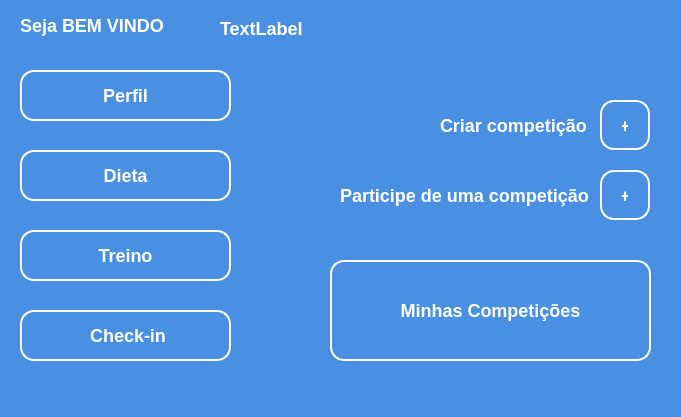
<?xml version="1.0" encoding="UTF-8"?>
<ui version="4.0">
 <class>janela_menu_inicial</class>
 <widget class="QMainWindow" name="janela_menu_inicial">
  <property name="geometry">
   <rect>
    <x>0</x>
    <y>0</y>
    <width>681</width>
    <height>417</height>
   </rect>
  </property>
  <property name="windowTitle">
   <string>MainWindow</string>
  </property>
  <property name="styleSheet">
   <string notr="true">*{
	background: #4A90E2;
}

QLabel{
	font-family: &quot;Segoe UI&quot;;
	font-weight: bold;
	font-size: 18px;
    color: #fff;
}

QPushButton{
    background: #4A90E2;
    border: 2px solid #fff;
    border-radius: 14px;
    padding: 10px 20px;

	font-family: &quot;Segoe UI&quot;;
	font-weight: bold;
	font-size: 18px;
    color: #fff;
}

QPushButton:hover{
    background: #53A3FF;
    border: 2px solid #fff;
    border-radius: 12px;
    padding: 10px 20px;
}

</string>
  </property>
  <widget class="QWidget" name="centralwidget">
   <widget class="QLabel" name="label">
    <property name="geometry">
     <rect>
      <x>20</x>
      <y>10</y>
      <width>151</width>
      <height>31</height>
     </rect>
    </property>
    <property name="text">
     <string>Seja BEM VINDO</string>
    </property>
   </widget>
   <widget class="QPushButton" name="pushButton">
    <property name="geometry">
     <rect>
      <x>600</x>
      <y>100</y>
      <width>50</width>
      <height>50</height>
     </rect>
    </property>
    <property name="cursor">
     <cursorShape>PointingHandCursor</cursorShape>
    </property>
    <property name="text">
     <string>+</string>
    </property>
   </widget>
   <widget class="QPushButton" name="pushButton_2">
    <property name="geometry">
     <rect>
      <x>600</x>
      <y>170</y>
      <width>50</width>
      <height>50</height>
     </rect>
    </property>
    <property name="cursor">
     <cursorShape>PointingHandCursor</cursorShape>
    </property>
    <property name="text">
     <string>+</string>
    </property>
   </widget>
   <widget class="QPushButton" name="pushButton_4">
    <property name="geometry">
     <rect>
      <x>20</x>
      <y>150</y>
      <width>211</width>
      <height>51</height>
     </rect>
    </property>
    <property name="cursor">
     <cursorShape>PointingHandCursor</cursorShape>
    </property>
    <property name="text">
     <string>Dieta</string>
    </property>
   </widget>
   <widget class="QPushButton" name="pushButton_5">
    <property name="geometry">
     <rect>
      <x>20</x>
      <y>230</y>
      <width>211</width>
      <height>51</height>
     </rect>
    </property>
    <property name="cursor">
     <cursorShape>PointingHandCursor</cursorShape>
    </property>
    <property name="text">
     <string>Treino</string>
    </property>
   </widget>
   <widget class="QLabel" name="label_2">
    <property name="geometry">
     <rect>
      <x>440</x>
      <y>100</y>
      <width>151</width>
      <height>51</height>
     </rect>
    </property>
    <property name="text">
     <string>Criar competição</string>
    </property>
   </widget>
   <widget class="QLabel" name="label_4">
    <property name="geometry">
     <rect>
      <x>340</x>
      <y>170</y>
      <width>251</width>
      <height>51</height>
     </rect>
    </property>
    <property name="text">
     <string>Participe de uma competição</string>
    </property>
   </widget>
   <widget class="QLabel" name="label_5">
    <property name="geometry">
     <rect>
      <x>580</x>
      <y>10</y>
      <width>71</width>
      <height>71</height>
     </rect>
    </property>
    <property name="text">
     <string/>
    </property>
    <property name="pixmap">
     <pixmap resource="recursos.qrc">:/img/Imagens/imagem_muscleband.png</pixmap>
    </property>
    <property name="scaledContents">
     <bool>true</bool>
    </property>
   </widget>
   <widget class="QLabel" name="label_6">
    <property name="geometry">
     <rect>
      <x>220</x>
      <y>20</y>
      <width>131</width>
      <height>16</height>
     </rect>
    </property>
    <property name="text">
     <string>TextLabel</string>
    </property>
   </widget>
   <widget class="QPushButton" name="pushButton_6">
    <property name="geometry">
     <rect>
      <x>20</x>
      <y>70</y>
      <width>211</width>
      <height>51</height>
     </rect>
    </property>
    <property name="cursor">
     <cursorShape>PointingHandCursor</cursorShape>
    </property>
    <property name="text">
     <string>Perfil</string>
    </property>
   </widget>
   <widget class="QPushButton" name="pushButton_7">
    <property name="geometry">
     <rect>
      <x>330</x>
      <y>260</y>
      <width>321</width>
      <height>101</height>
     </rect>
    </property>
    <property name="cursor">
     <cursorShape>PointingHandCursor</cursorShape>
    </property>
    <property name="text">
     <string>Minhas Competições</string>
    </property>
   </widget>
   <widget class="QPushButton" name="pushButton_8">
    <property name="geometry">
     <rect>
      <x>20</x>
      <y>310</y>
      <width>211</width>
      <height>51</height>
     </rect>
    </property>
    <property name="cursor">
     <cursorShape>PointingHandCursor</cursorShape>
    </property>
    <property name="text">
     <string> Check-in</string>
    </property>
   </widget>
  </widget>
  <widget class="QMenuBar" name="menubar">
   <property name="geometry">
    <rect>
     <x>0</x>
     <y>0</y>
     <width>681</width>
     <height>21</height>
    </rect>
   </property>
  </widget>
  <widget class="QStatusBar" name="statusbar"/>
 </widget>
 <resources>
  <include location="recursos.qrc"/>
 </resources>
 <connections/>
</ui>
